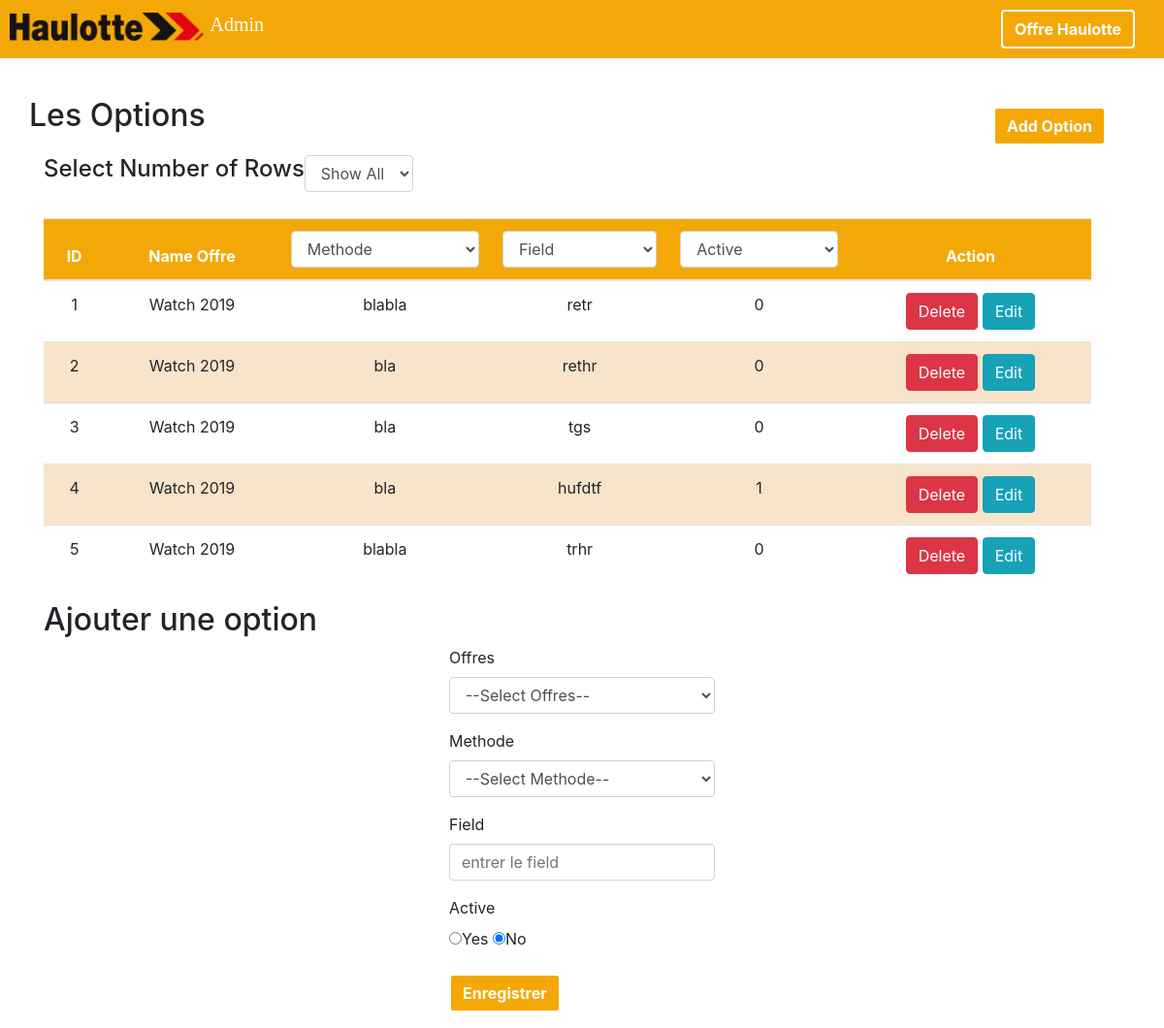
The app's page /index2.php with its own data.
### tables this page shows
CREATE TABLE IF NOT EXISTS `fiche_option` (
  `opt_id` int(11) NOT NULL AUTO_INCREMENT,
  `off_id` varchar(255) NOT NULL,
  `met_name` varchar(255) NOT NULL,
  `opt_field` varchar(255) NOT NULL,
  `opt_active` tinyint(1) NOT NULL,
  PRIMARY KEY (`opt_id`),
  UNIQUE KEY `off_id` (`off_id`,`met_name`,`opt_field`) USING BTREE,
  KEY `fk_met_name` (`met_name`),
  KEY `fk_off_id` (`off_id`)
);

CREATE TABLE IF NOT EXISTS `fiche_offre` (
  `off_id` varchar(255) NOT NULL,
  `off_designation` varchar(255) NOT NULL,
  `off_descriptif` varchar(255) NOT NULL,
  `off_date_debut` date NOT NULL,
  `off_date_fin` date NOT NULL,
  PRIMARY KEY (`off_id`)
);

### optionModel.php (called while the page is built, shortened)
<?php
function indexOption()
{
    global $bdd;
    $sth = $bdd->query("    SELECT opt.opt_id, o.off_designation, opt.met_name, opt.opt_field, opt.opt_active
                            FROM fiche_offre o
                            JOIN fiche_option opt ON o.off_id = opt.off_id") ;
    $sth->execute();
    return( $sth->fetchAll(PDO::FETCH_ASSOC) );
}

### process_option.php (called while the page is built, shortened)
<?php
    require_once('optionModel.php');
$result = indexOption();
$update = false;
$field = '';

### index2.php (the view, shortened to what this page needs)
<!doctype html>
<html lang="en">
  <head>
    <link rel="stylesheet" href="bootstrap/css/bootstrap.min.css">
    <link rel="stylesheet" type="text/css" href="css/option.css">
  </head>
  <body>
    <div class="container-fluid">
      <div class="row head-admin">
			  <div class="logo-info">
			    <img src="./img/HaulotteRVB.png" class="logo-image-admin">
          <span class="admin-text"> Admin </span>
        </div>
        <div class="bouton">
          <form action="index.php" method="POST">
            <button type="submit"  class="btn btn-light" name="offre">Offre Haulotte</button>
          </form>
        </div>
      </div>
    </div>
    <?php
      require_once 'process_option.php';
    ?>
    <div class="container">
      <div class="row">
        <div>
          <h2>Les Options </h2>
        </div>
        <div class="bouton">
          <a href="#add"><button type="submit" class="btn btn-light">Add Option</button></a>
        </div>
      </div>
      <div class="row container">
          <h4>Select Number of Rows </h4>
          <div class="form-group">
            <select name="state" id="maxRows" class="form-control">
              <option value="5000">Show All</option>
            </select>
          </div>
          <table id="mytable" class="table">
          <thead>
            <tr>
              <th>Name Offre</th>
              <th>Methode</th>
              <th>Field</th>
              <th>Active</th>
              <th>Action</th>
            </tr>
          </thead>
          <tbody>
            <?php
              foreach ($result as $value):
            ?>
            <tr>
              <td><?=$value['off_designation'];?></td>
              <td><?=$value['met_name'];?></td>
              <td><?=$value['opt_field'];?></td>
              <td><?=$value['opt_active'];?></td>
              <td><a onclick="myFunction()" href="process_option.php?delete=<?php echo $value['opt_id']; ?>"
                    class="btn btn-danger">Delete</a>
                  <a href="index2.php?edit=<?php echo $value['opt_id']; ?>"
                    class="btn btn-info" >Edit</a>
              </td>
            </tr>
            <?php
              endforeach;
            ?>
          </tbody>
        </table>
      </div>
        <?php
            if ($update == true):
        ?>
        <div id="upd">
          <h2> Modifier une option </h2>
        </div>
        <?php
            else:
        ?>
        <div id="add">
          <h2> Ajouter une option </h2>
        </div>
        <?php
            endif;
        ?>
      <div class="row justify-content-center">
        <form action="process_option.php" method="POST">
          <div class="form-group">
            <label>Offres</label>
            <br/>
            <select class="form-control" name="off_id">
                <option>--Select Offres--</option>
            </select>
          </div>
          <div class="form-group">
            <label>Methode</label>
            <br/>
            <select class="form-control" name="met_name">
                <option>--Select Methode--</option>
            </select>
          </div>
          <div class="form-group">
            <label>Field</label>
            <input type="text" name="opt_field" class="form-control" value="<?php echo $field; ?>" placeholder="entrer le field">
          </div>
          <div class="form-group">
            <label>Active</label>
            <div>
            <?php selectActiveView($active); ?>
            </div>
          </div>
          <div class="form-group">
            <?php
              if ($update == true):
            ?>
            <button onclick="myFunction1()" type="submit"  class="btn btn-light" name="update">Modifier</button>
            <button type="submit"  class="btn btn-danger" name="annule">Annuler</button>
            <?php
              else:
            ?>
            <button onclick="myFunction2()" type="submit"  class="btn btn-light" name="save">Enregistrer</button>
            <?php
              endif;
            ?>
          </div>
        </form>
      </div>
    </div>
  </body>
</html>
<?php
function selectActiveView($opt_active)
{
  $sSelect1 = "";
  $sSelect2 = "";
  if ($opt_active == "1") {
    $sSelect1 = "checked";
  } else {
    $sSelect2 = "checked";
  }
  echo '<input type="radio" id="yes_no" name="opt_active" value="1" '.$sSelect1.'><label for="yes_no">Yes</label>'.PHP_EOL;
  echo '<input type="radio" id="no_yes" name="opt_active" value="0" '.$sSelect2.'><label for="no_yes">No</label>'.PHP_EOL;
}

### css/option.css (style rules this page uses)
.head-admin { background-color: #F4A807; margin-bottom: 40px; }
.logo-info { padding:10px; }
.logo-image-admin { width:200px; height:29px; }
.admin-text { color:white; font-family:Calibri; font-size: 20px; margin-left: 2px; }
.bouton { padding:10px; align-items: flex-end; margin-left:auto; margin-right:20px; }
.btn-light { background-color: #F4A807; color: white; font-weight: bold; border-color:white; border-width: 2px; }
table { border-collapse: collapse; width:100%; MARGIN-TOP:11px; }
th, td { text-align: center; padding: 15px; }
tr:nth-child(even) { background-color: #F7E4CA }
th { background-color: #F4A807; color: white; }

### records on screen
fiche_option: off.off_designation "Watch 2019", met_name "blabla", opt_field "retr", opt_active "0"
fiche_option: off.off_designation "Watch 2019", met_name "bla", opt_field "rethr", opt_active "0"
fiche_option: off.off_designation "Watch 2019", met_name "bla", opt_field "tgs", opt_active "0"
fiche_option: off.off_designation "Watch 2019", met_name "bla", opt_field "hufdtf", opt_active "1"
fiche_option: off.off_designation "Watch 2019", met_name "blabla", opt_field "trhr", opt_active "0"
